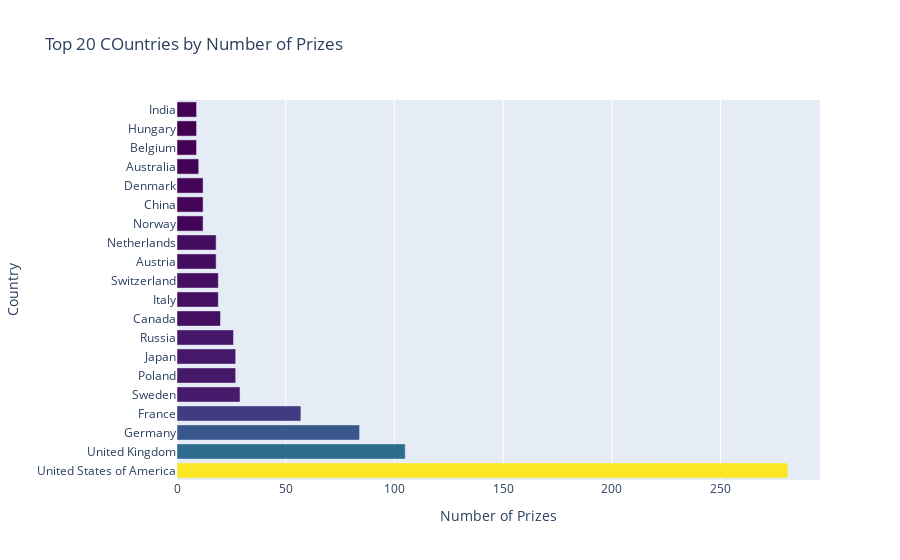

The cell this chart's notebook holds for it:
### Code cell
h_bar = px.bar(x=top20_countries.prize,
                y=top20_countries.birth_country_current,
                orientation='h',
                color=top20_countries.prize,
                color_continuous_scale='Viridis',
                title='Top 20 COuntries by Number of Prizes'
)

h_bar.update_layout(xaxis_title="Number of Prizes",
                    yaxis_title="Country", 
                    coloraxis_showscale=False)

h_bar.show()

### Figure 1 — Plotly figure (JSON) as saved in the notebook; plotly's stock layout.template omitted (floating-point values rounded to 4 significant figures)
{"data": [{"hovertemplate": "x=%{x}<br>y=%{y}<br>color=%{marker.color}<extra></extra>", "legendgroup": "", "marker": {"color": [281, 105, 84, 57, 29, 27, 27, 26, 20, 19, 19, 18, 18, 12, 12, 12, 10, 9, 9, 9], "coloraxis": "coloraxis", "pattern": {"shape": ""}}, "name": "", "orientation": "h", "showlegend": false, "textposition": "auto", "type": "bar", "x": [281, 105, 84, 57, 29, 27, 27, 26, 20, 19, 19, 18, 18, 12, 12, 12, 10, 9, 9, 9], "xaxis": "x", "y": ["United States of America", "United Kingdom", "Germany", "France", "Sweden", "Poland", "Japan", "Russia", "Canada", "Italy", "Switzerland", "Austria", "Netherlands", "Norway", "China", "Denmark", "Australia", "Belgium", "Hungary", "India"], "yaxis": "y"}], "layout": {"barmode": "relative", "coloraxis": {"colorbar": {"title": {"text": "color"}}, "colorscale": [[0, "#440154"], [0.1111, "#482878"], [0.2222, "#3e4989"], [0.3333, "#31688e"], [0.4444, "#26828e"], [0.5556, "#1f9e89"], [0.6667, "#35b779"], [0.7778, "#6ece58"], [0.8889, "#b5de2b"], [1, "#fde725"]], "showscale": false}, "legend": {"tracegroupgap": 0}, "title": {"text": "Top 20 COuntries by Number of Prizes"}, "xaxis": {"anchor": "y", "domain": [0, 1], "title": {"text": "Number of Prizes"}}, "yaxis": {"anchor": "x", "domain": [0, 1], "title": {"text": "Country"}}}}
